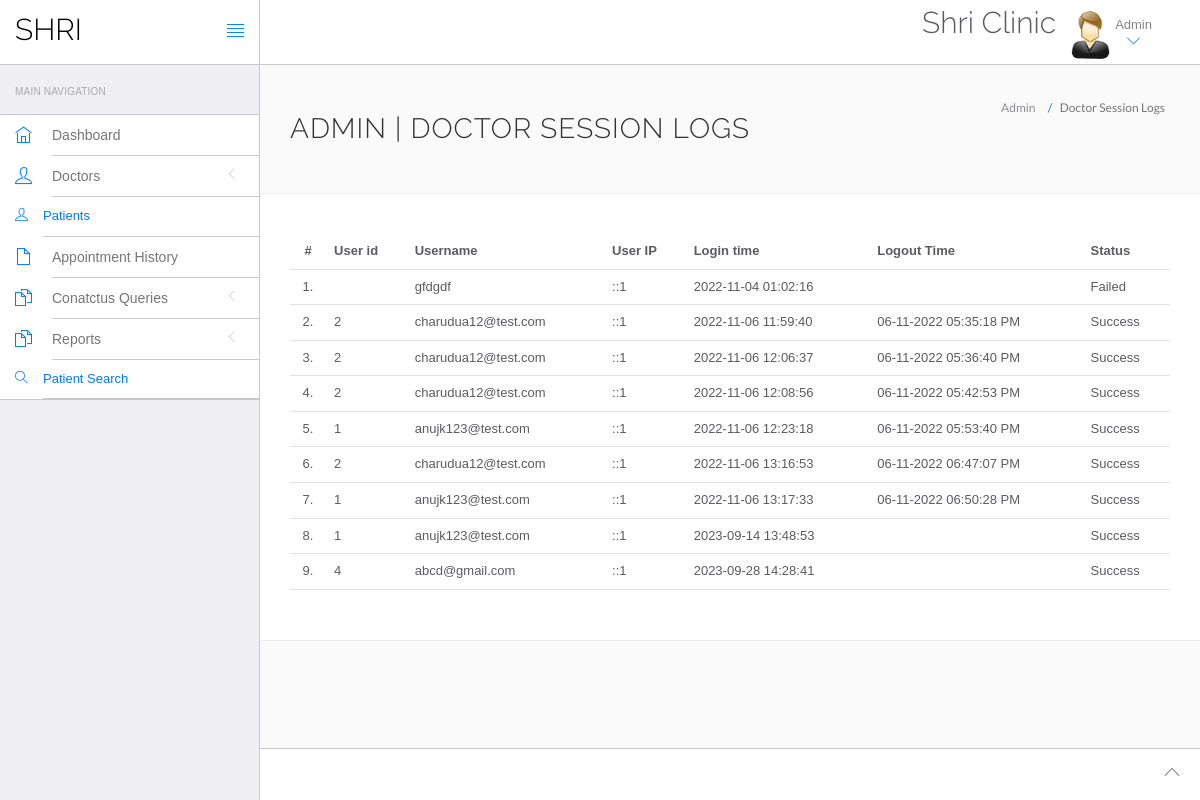
/hms/admin/doctor-logs.php (signed in), run on the app's committed database.
### tables this page shows
CREATE TABLE `doctorslog` (
  `id` int(11) NOT NULL,
  `uid` int(11) DEFAULT NULL,
  `username` varchar(255) DEFAULT NULL,
  `userip` binary(16) DEFAULT NULL,
  `loginTime` timestamp NULL DEFAULT current_timestamp(),
  `logout` varchar(255) DEFAULT NULL,
  `status` int(11) DEFAULT NULL
);

### hms/admin/doctor-logs.php (the view, shortened to what this page needs)
<?php
include('include/config.php');
if(strlen($_SESSION['id']==0)) {
 header('location:logout.php');
  } else{
?>
<!DOCTYPE html>
<html lang="en">
	<head>
		<link rel="stylesheet" href="vendor/bootstrap/css/bootstrap.min.css">
		<link rel="stylesheet" href="vendor/fontawesome/css/font-awesome.min.css">
		<link rel="stylesheet" href="vendor/themify-icons/themify-icons.min.css">
		<link href="vendor/animate.css/animate.min.css" rel="stylesheet" media="screen">
		<link href="vendor/perfect-scrollbar/perfect-scrollbar.min.css" rel="stylesheet" media="screen">
		<link href="vendor/switchery/switchery.min.css" rel="stylesheet" media="screen">
		<link href="vendor/bootstrap-touchspin/jquery.bootstrap-touchspin.min.css" rel="stylesheet" media="screen">
		<link href="vendor/select2/select2.min.css" rel="stylesheet" media="screen">
		<link href="vendor/bootstrap-datepicker/bootstrap-datepicker3.standalone.min.css" rel="stylesheet" media="screen">
		<link href="vendor/bootstrap-timepicker/bootstrap-timepicker.min.css" rel="stylesheet" media="screen">
		<link rel="stylesheet" href="assets/css/styles.css">
		<link rel="stylesheet" href="assets/css/plugins.css">
		<link rel="stylesheet" href="assets/css/themes/theme-1.css" id="skin_color" />
	</head>
	<body>
		<div id="app">
<?php include('include/sidebar.php');?>
			<div class="app-content">
					<?php include('include/header.php');?>
				<div class="main-content" >
					<div class="wrap-content container" id="container">
						<section id="page-title">
							<div class="row">
								<div class="col-sm-8">
									<h1 class="mainTitle">Admin  | Doctor Session Logs</h1>
																	</div>
								<ol class="breadcrumb">
									<li>
										<span>Admin </span>
									</li>
									<li class="active">
										<span>Doctor Session Logs</span>
									</li>
								</ol>
							</div>
						</section>
						<div class="container-fluid container-fullw bg-white">
									<div class="row">
								<div class="col-md-12">
									<table class="table table-hover" id="sample-table-1">
										<thead>
											<tr>
												<th class="center">#</th>
												<th class="hidden-xs">User id</th>
												<th>Username</th>
												<th>User IP</th>
												<th>Login time</th>
												<th>Logout Time </th>
												<th> Status </th>
											</tr>
										</thead>
										<tbody>
<?php
$sql=mysqli_query($con,"select * from doctorslog ");
$cnt=1;
while($row=mysqli_fetch_array($sql))
{
?>
											<tr>
												<td class="center"><?php echo $cnt;?>.</td>
												<td class="hidden-xs"><?php echo $row['uid'];?></td>
												<td class="hidden-xs"><?php echo $row['username'];?></td>
												<td><?php echo $row['userip'];?></td>
												<td><?php echo $row['loginTime'];?></td>
												<td><?php echo $row['logout'];?>
												</td>
												<td>
<?php if($row['status']==1)
{
	echo "Success";
}
else
{
	echo "Failed";
}?>
</td>
											</tr>
											<?php
$cnt=$cnt+1;
											 }?>
										</tbody>
									</table>
								</div>
							</div>
								</div>
					</div>
				</div>
			</div>
	<?php include('include/footer.php');?>
		</div>
	</body>
</html>
<?php } ?>

### hms/admin/assets/css/themes/theme-1.css (style rules this page uses)
body { background: #FAFAFA; }

### data on the page
doctorslog: username "gfdgdf", userip "::1", loginTime "2022-11-04 01:02:16", status "Failed"
doctorslog: uid "2", username "charudua12@test.com", userip "::1", loginTime "2022-11-06 11:59:40", logout "06-11-2022 05:35:18 PM", status "Success"
doctorslog: uid "2", username "charudua12@test.com", userip "::1", loginTime "2022-11-06 12:06:37", logout "06-11-2022 05:36:40 PM", status "Success"
doctorslog: uid "2", username "charudua12@test.com", userip "::1", loginTime "2022-11-06 12:08:56", logout "06-11-2022 05:42:53 PM", status "Success"
doctorslog: uid "1", username "anujk123@test.com", userip "::1", loginTime "2022-11-06 12:23:18", logout "06-11-2022 05:53:40 PM", status "Success"
doctorslog: uid "2", username "charudua12@test.com", userip "::1", loginTime "2022-11-06 13:16:53", logout "06-11-2022 06:47:07 PM", status "Success"
doctorslog: uid "1", username "anujk123@test.com", userip "::1", loginTime "2022-11-06 13:17:33", logout "06-11-2022 06:50:28 PM", status "Success"
doctorslog: uid "1", username "anujk123@test.com", userip "::1", loginTime "2023-09-14 13:48:53", status "Success"
doctorslog: uid "4", username "abcd@gmail.com", userip "::1", loginTime "2023-09-28 14:28:41", status "Success"
